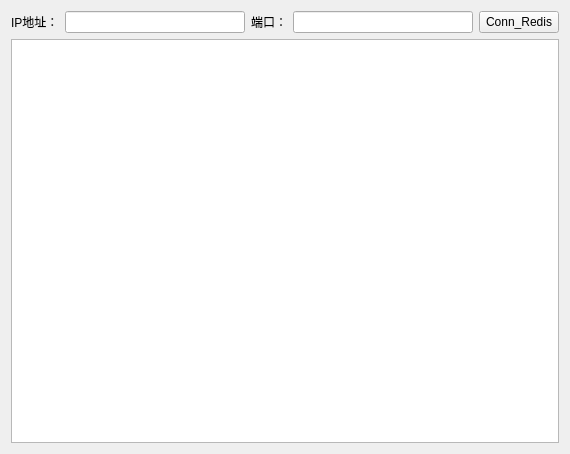
<?xml version="1.0" encoding="UTF-8"?>
<ui version="4.0">
 <class>MainWidget</class>
 <widget class="QWidget" name="MainWidget">
  <property name="geometry">
   <rect>
    <x>0</x>
    <y>0</y>
    <width>570</width>
    <height>454</height>
   </rect>
  </property>
  <property name="windowTitle">
   <string>MainWidget</string>
  </property>
  <layout class="QGridLayout" name="gridLayout">
   <item row="0" column="0">
    <widget class="QLabel" name="label">
     <property name="text">
      <string>IP地址：</string>
     </property>
    </widget>
   </item>
   <item row="0" column="1">
    <widget class="QLineEdit" name="addressLiEdit"/>
   </item>
   <item row="0" column="2">
    <widget class="QLabel" name="label_2">
     <property name="text">
      <string>端口：</string>
     </property>
    </widget>
   </item>
   <item row="0" column="3">
    <widget class="QLineEdit" name="portLiEdit"/>
   </item>
   <item row="0" column="4">
    <widget class="QPushButton" name="connRedisBtn">
     <property name="text">
      <string>Conn_Redis</string>
     </property>
    </widget>
   </item>
   <item row="1" column="0" colspan="5">
    <widget class="QTextEdit" name="textEdit"/>
   </item>
  </layout>
 </widget>
 <resources/>
 <connections/>
</ui>
